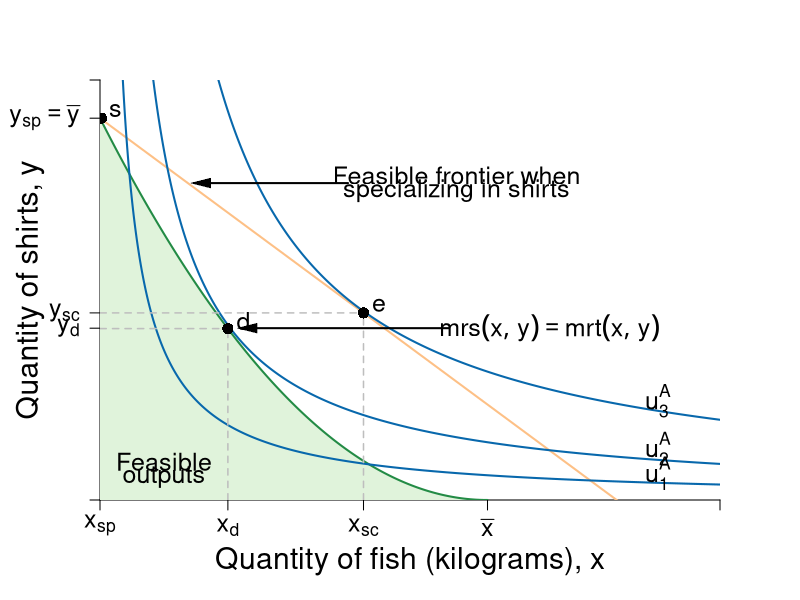

Source code (R):
#Graph Designer: Simon Halliday
#Authors: Bowles, Foley and Halliday
#Title: Coordination, Conflict and Competition: A Text in Microeconomics

require(shape)
pdf(file = "specprodexch/ppf_eos_indiff.pdf", width = 9, height = 9)

#Set parameters for graphics
pointsize <- 1.8
axislabelsize <- 1.8
labelsize <- 1.5
namesize <- 1.8
annotatesize <- 1.5
graphlinewidth <- 2
segmentlinewidth <- 1.5

COL <- c("#7fc97f", "#beaed4", "#fdc086", "#ffff99", "#386cb0", "#f0027f", "#bf5b17", "#666666")
COLA <- c("#e0f3db", "#99d8c9","#66c2a4","#41ae76", "#238b45", "#005824")
COLB <- c("#4eb3d3", "#2b8cbe", "#0868ac","#084081")

#Edited the margins to cater for the larger LHS labels
par(mar =  c(5, 5, 4, 4))

#Change this to make it log of l 

# ppf <- function(l, k = 0.5) {
#   k * (1/l)
# }

ppf <- function(fish, k = 10/25, alpha = 2, maxfish = 5) {
  k * (fish - maxfish)^alpha 
}
# 
# fishProd <- function(l, k = 0.5){
#   (-k)*l
# }
# 
# feasibleLabor <- function(l, time = 10){
#   -time - l
# }
# 
# manufactureProd <- function(l, k = 0.1, alpha = 2){
#   k * (-l)^alpha
# }

uFn <- function(x, y, alpha = 0.5){
  (x^alpha)*(y^(1-alpha))
}

budgetExchange <- function(x, yintercept = 12, slope = 1){
  yintercept - slope * x
}

xlims <- c(0, 8)
ylims <- c(0, 11)

npts <- 501 
x <- seq(xlims[1], xlims[2], length.out = npts)
y <- seq(ylims[1], ylims[2], length.out = npts) 
a <- c(1.8, 2.75, 4.1)

plot(0, 0, xlim = xlims, ylim = ylims, type = "n",
     xlab = expression(paste("")),
     ylab = expression(paste("")), 
     xaxt = "n", 
     yaxt = "n", 
     cex.lab = axislabelsize, 
     bty = "n", 
     xaxs="i", 
     yaxs="i"
)

# ticksy <- seq(from = 0, to = ylims[2], by = 1)
# ylabels <- seq(from = 0, to = ylims[2], by = 1)
# ticksx <- seq(from = 0, to = xlims[2], by = 1)
# xlabels <- seq(from = 0, to = xlims[2], by = 1)
ticksy <- c(ylims[1], 4.5, 4.9, 10, ylims[2])
ylabels <- c(NA, expression(paste(y[d])), expression(paste(y[sc])),expression(paste(y[sp] == bar(y)))   , NA)
ticksx <- c(xlims[1], 1.65, 3.4, 5,  xlims[2])
xlabels <- c(expression(paste(x[sp])), expression(paste(x[d])), expression(paste(x[sc])), expression(paste(bar(x))), NA)


axis(1, at = ticksx, pos = 0, labels = xlabels, cex.axis = labelsize)
axis(2, at = ticksy, pos = 0, labels = ylabels, las = 1, cex.axis = labelsize)

npts <- 500 
xx1 <- seq(0, 5, length.out = npts)
xx2 <- seq(0, xlims[2], length.out = npts)
xx3 <- seq(xlims[1], 0, length.out = npts)
xx4 <- seq(-11, 0, length.out = npts)

#Draw the polygon for shading the feasible set
xpoly1 <- seq(from = 0, to = 5, length.out = 500)
ypoly1 <- ppf(xpoly1, k = 10/25, alpha = 2, maxfish = 5)
polygon(x = c(xpoly1, rev(xpoly1[1])), y = c(ypoly1, rev(ypoly1)[1]), col=COLA[1], density=NULL, border = NA)

#Draw the graphs
lines(xx1, ppf(xx1, k = 10/25, alpha = 2, maxfish = 5), col = COLA[5], lwd = graphlinewidth)
lines(xx2, budgetExchange(xx2,  yintercept = 10, slope = 1.5), col = COL[3], lwd = graphlinewidth)
#lines(xx3, feasibleLabor(xx3, time = 10), col = COL[3], lwd = graphlinewidth)
#lines(xx4, manufactureProd(xx4, k = 0.1, alpha = 2), col = COLB[4], lwd = graphlinewidth)

#Label axes
mtext(expression(paste("Quantity of fish (kilograms), ", x)), side = 1, line = 3, cex = axislabelsize)
text(-0.9, 0.5*ylims[2], expression(paste("Quantity of shirts, ", y)), xpd = TRUE, cex = axislabelsize, srt = 90) 


contour(x, y, 
        outer(x, y, uFn),
        drawlabels = FALSE,
        col = COLB[3],
        lwd = graphlinewidth,
        levels = a, 
        xaxs="i", 
        yaxs="i", 
        add = TRUE)

#Label the indifference curves
text(7.2, 0.7, expression(u[1]^A), cex = labelsize)
text(7.2, 1.35, expression(u[2]^A), cex = labelsize)
text(7.2, 2.6, expression(u[3]^A), cex = labelsize)

#Label point d
text(1.65 + 0.2, ppf(fish = 1.65) +.2, expression(d), cex = labelsize)
segments(1.65, 0, 1.65, ppf(fish = 1.65), lty = 2, col = "gray", lwd = segmentlinewidth)
segments(0, ppf(fish = 1.65), 1.65, ppf(fish = 1.65, k = 10/25, alpha = 2, maxfish = 5), lty = 2, col = "gray", lwd = segmentlinewidth)
points(1.65, ppf(fish = 1.65), pch = 16, col = "black", cex = 1.5)

#Label point e
text(3.4 + 0.2, budgetExchange(3.4,  yintercept = 10, slope = 1.5) +.2, expression(e), cex = labelsize)
segments(3.4, 0, 3.4, budgetExchange(3.4,  yintercept = 10, slope = 1.5), lty = 2, col = "gray", lwd = segmentlinewidth)
segments(0, budgetExchange(3.4,  yintercept = 10, slope = 1.5), 3.4, budgetExchange(3.4,  yintercept = 10, slope = 1.5), lty = 2, col = "gray", lwd = segmentlinewidth)
points(3.4, budgetExchange(3.4,  yintercept = 10, slope = 1.5), pch = 16, col = "black", cex = 1.5)

#Label point s
text(0.2, 10.2, expression(s), cex = labelsize)
points(0.02, 10, pch = 16, col = "black", cex = 1.5)

#Label the feasible frontier
# text(4.5, 7.8, expression("Feasible Frontier"), cex = labelsize)
# text(4.5, 7.4, expression("(production possibilities frontier)"), cex = labelsize)
# Arrows(3.2, 7.8, 0.75, 7.8, col = "black", lty = 1, lwd = 2, arr.type = "triangle", arr.lwd = 0.5)


#Label the exchange constraint
text(4.6, 8.5, expression("Feasible frontier when"), cex = labelsize)
text(4.6, 8.1, expression("specializing in shirts"), cex = labelsize)
Arrows(3.2, 8.3, 1.3, 8.3, col = "black", lty = 1, lwd = 2, arr.type = "triangle", arr.lwd = 0.5)

#Label mrt = mrs
text(5.8, 4.5, expression(paste(mrs(x,y) == mrt(x,y))), cex = labelsize)
Arrows(4.5, 4.5, 1.9, 4.5, col = "black", lty = 1, lwd = 2, arr.type = "triangle", arr.lwd = 0.5)

text(0.825, 1, expression("Feasible"), cex = labelsize)
text(0.825, 0.6, expression("outputs"), cex = labelsize)

dev.off()
